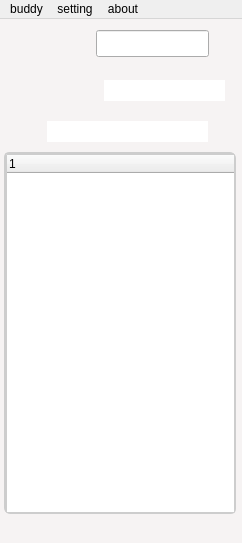
<ui version="4.0" >
 <class>FetionWindow</class>
 <widget class="QMainWindow" name="FetionWindow" >
  <property name="geometry" >
   <rect>
    <x>0</x>
    <y>0</y>
    <width>242</width>
    <height>543</height>
   </rect>
  </property>
  <property name="minimumSize" >
   <size>
    <width>242</width>
    <height>543</height>
   </size>
  </property>
  <property name="maximumSize" >
   <size>
    <width>242</width>
    <height>543</height>
   </size>
  </property>
  <property name="windowTitle" >
   <string>Linux_Fetion</string>
  </property>
  <property name="styleSheet" >
   <string>QMainWindow {
 
background-color:rgb(246,243,243);

}
</string>
  </property>
  <widget class="QWidget" name="centralwidget" >
   <widget class="QTreeWidget" name="view" >
    <property name="geometry" >
     <rect>
      <x>4</x>
      <y>133</y>
      <width>231</width>
      <height>361</height>
     </rect>
    </property>
    <property name="contextMenuPolicy" >
     <enum>Qt::DefaultContextMenu</enum>
    </property>
    <property name="styleSheet" >
     <string>QTreeView {
      border-width: 2px;
      border-style: solid;
      border-radius: 5px;
      border-color:rgb(205,205,205);
} 
  </string>
    </property>
    <column>
     <property name="text" >
      <string/>
     </property>
    </column>
   </widget>
   <widget class="QLabelMouse" name="UI_Portrait" >
    <property name="geometry" >
     <rect>
      <x>1</x>
      <y>5</y>
      <width>90</width>
      <height>90</height>
     </rect>
    </property>
    <property name="cursor" >
     <cursorShape>PointingHandCursor</cursorShape>
    </property>
    <property name="toolTip" >
     <string>changed personal state</string>
    </property>
    <property name="text" >
     <string/>
    </property>
    <property name="pixmap" >
     <pixmap/>
    </property>
   </widget>
   <widget class="QLabelMouse" name="UI_ImpresaBK" >
    <property name="geometry" >
     <rect>
      <x>91</x>
      <y>30</y>
      <width>151</width>
      <height>71</height>
     </rect>
    </property>
    <property name="text" >
     <string/>
    </property>
    <property name="pixmap" >
     <pixmap/>
    </property>
   </widget>
   <widget class="QLineEditFocus" name="UI_Impresa" >
    <property name="geometry" >
     <rect>
      <x>104</x>
      <y>61</y>
      <width>121</width>
      <height>21</height>
     </rect>
    </property>
    <property name="font" >
     <font/>
    </property>
    <property name="styleSheet" >
     <string>QLineEdit {
      border-width: 0px;
      border-style: solid;
      border-radius: 0px;
  } </string>
    </property>
    <property name="maxLength" >
     <number>256</number>
    </property>
   </widget>
   <widget class="QLabelMouse" name="UI_NiceName" >
    <property name="geometry" >
     <rect>
      <x>96</x>
      <y>16</y>
      <width>131</width>
      <height>21</height>
     </rect>
    </property>
    <property name="font" >
     <font/>
    </property>
    <property name="cursor" >
     <cursorShape>PointingHandCursor</cursorShape>
    </property>
    <property name="text" >
     <string>libfetion(在线)</string>
    </property>
   </widget>
   <widget class="QLabelMouse" name="UI_AddFriend" >
    <property name="geometry" >
     <rect>
      <x>2</x>
      <y>95</y>
      <width>36</width>
      <height>36</height>
     </rect>
    </property>
    <property name="cursor" >
     <cursorShape>PointingHandCursor</cursorShape>
    </property>
    <property name="toolTip" >
     <string>add friends</string>
    </property>
    <property name="text" >
     <string/>
    </property>
    <property name="pixmap" >
     <pixmap/>
    </property>
    <property name="openExternalLinks" >
     <bool>true</bool>
    </property>
   </widget>
   <widget class="QLabelMouse" name="UI_SearchBK" >
    <property name="geometry" >
     <rect>
      <x>36</x>
      <y>87</y>
      <width>204</width>
      <height>51</height>
     </rect>
    </property>
    <property name="text" >
     <string/>
    </property>
    <property name="pixmap" >
     <pixmap/>
    </property>
   </widget>
   <widget class="QLineEditFocus" name="UI_Search" >
    <property name="geometry" >
     <rect>
      <x>47</x>
      <y>102</y>
      <width>161</width>
      <height>21</height>
     </rect>
    </property>
    <property name="font" >
     <font/>
    </property>
    <property name="toolTip" >
     <string>search your friends</string>
    </property>
    <property name="styleSheet" >
     <string>QLineEdit {
      border-width: 0px;
      border-style: solid;
      border-radius: 0px;
  } </string>
    </property>
    <property name="maxLength" >
     <number>20</number>
    </property>
   </widget>
   <widget class="QTreeWidget" name="search" >
    <property name="enabled" >
     <bool>true</bool>
    </property>
    <property name="geometry" >
     <rect>
      <x>5</x>
      <y>134</y>
      <width>231</width>
      <height>361</height>
     </rect>
    </property>
    <property name="contextMenuPolicy" >
     <enum>Qt::DefaultContextMenu</enum>
    </property>
    <property name="styleSheet" >
     <string>QTreeView {
      border-width: 2px;
      border-style: solid;
      border-radius: 5px;
      border-color:rgb(205,205,205);
} 
  </string>
    </property>
    <column>
     <property name="text" >
      <string/>
     </property>
    </column>
   </widget>
   <widget class="QLabel" name="LibFetion_image" >
    <property name="geometry" >
     <rect>
      <x>4</x>
      <y>501</y>
      <width>111</width>
      <height>16</height>
     </rect>
    </property>
    <property name="text" >
     <string/>
    </property>
   </widget>
   <widget class="QLineEditFocus" name="UI_Edit_NiceName" >
    <property name="geometry" >
     <rect>
      <x>96</x>
      <y>11</y>
      <width>113</width>
      <height>27</height>
     </rect>
    </property>
    <property name="toolTip" >
     <string/>
    </property>
    <property name="styleSheet" >
     <string/>
    </property>
   </widget>
   <widget class="QLabel" name="version" >
    <property name="geometry" >
     <rect>
      <x>193</x>
      <y>503</y>
      <width>41</width>
      <height>20</height>
     </rect>
    </property>
    <property name="layoutDirection" >
     <enum>Qt::RightToLeft</enum>
    </property>
    <property name="text" >
     <string/>
    </property>
   </widget>
   <widget class="QLabelMouse" name="UI_BT_SETTING" >
    <property name="geometry" >
     <rect>
      <x>170</x>
      <y>494</y>
      <width>21</width>
      <height>31</height>
     </rect>
    </property>
    <property name="cursor" >
     <cursorShape>PointingHandCursor</cursorShape>
    </property>
    <property name="toolTip" >
     <string>setting</string>
    </property>
    <property name="text" >
     <string/>
    </property>
    <property name="pixmap" >
     <pixmap/>
    </property>
    <property name="openExternalLinks" >
     <bool>true</bool>
    </property>
   </widget>
   <widget class="QLabelMouse" name="UI_BT_SENDSELF" >
    <property name="geometry" >
     <rect>
      <x>140</x>
      <y>494</y>
      <width>21</width>
      <height>31</height>
     </rect>
    </property>
    <property name="cursor" >
     <cursorShape>PointingHandCursor</cursorShape>
    </property>
    <property name="toolTip" >
     <string>send to self</string>
    </property>
    <property name="text" >
     <string/>
    </property>
    <property name="pixmap" >
     <pixmap/>
    </property>
    <property name="openExternalLinks" >
     <bool>true</bool>
    </property>
   </widget>
  </widget>
  <widget class="QMenuBar" name="menubar" >
   <property name="geometry" >
    <rect>
     <x>0</x>
     <y>0</y>
     <width>242</width>
     <height>20</height>
    </rect>
   </property>
   <widget class="QMenu" name="buddyMenu" >
    <property name="styleSheet" >
     <string/>
    </property>
    <property name="title" >
     <string>buddy</string>
    </property>
   </widget>
   <widget class="QMenu" name="menuAbout" >
    <property name="styleSheet" >
     <string/>
    </property>
    <property name="title" >
     <string>about</string>
    </property>
   </widget>
   <widget class="QMenu" name="menuSetting" >
    <property name="styleSheet" >
     <string/>
    </property>
    <property name="title" >
     <string>setting</string>
    </property>
   </widget>
   <addaction name="buddyMenu" />
   <addaction name="menuSetting" />
   <addaction name="menuAbout" />
  </widget>
  <action name="exitAction" >
   <property name="text" >
    <string>E&amp;xit</string>
   </property>
   <property name="shortcut" >
    <string>Ctrl+Q</string>
   </property>
  </action>
  <action name="actionAbout" >
   <property name="text" >
    <string>About libfetion</string>
   </property>
  </action>
  <action name="actionPrefercres" >
   <property name="text" >
    <string>Prefercres</string>
   </property>
  </action>
  <action name="actionOnline" >
   <property name="icon" >
    <iconset/>
   </property>
   <property name="text" >
    <string>online</string>
   </property>
  </action>
  <action name="actionOffline" >
   <property name="icon" >
    <iconset/>
   </property>
   <property name="text" >
    <string>offline</string>
   </property>
  </action>
  <action name="actionBusy" >
   <property name="icon" >
    <iconset/>
   </property>
   <property name="text" >
    <string>busy</string>
   </property>
  </action>
  <action name="actionAway" >
   <property name="icon" >
    <iconset/>
   </property>
   <property name="text" >
    <string>away</string>
   </property>
  </action>
  <action name="actionSend_to_self" >
   <property name="text" >
    <string>send to self</string>
   </property>
  </action>
  <action name="actionAbout_fetion" >
   <property name="text" >
    <string>about fetion</string>
   </property>
  </action>
  <action name="actionCheck_updata" >
   <property name="text" >
    <string>check updata</string>
   </property>
  </action>
 </widget>
 <customwidgets>
  <customwidget>
   <class>QLineEditFocus</class>
   <extends>QLineEdit</extends>
   <header>fxLineEditFocus.h</header>
  </customwidget>
  <customwidget>
   <class>QLabelMouse</class>
   <extends>QLabel</extends>
   <header>fxLableMouse.h</header>
  </customwidget>
 </customwidgets>
 <resources>
  <include location="../fetion.qrc" />
 </resources>
 <connections/>
</ui>
